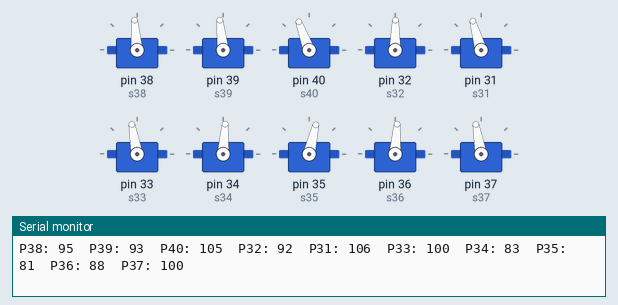
A sketch run on a simulated Arduino Mega 2560, built with avr-gcc and run on an emulated ATmega2560. Shown: 10 × servo, the last lines printed to the serial monitor.

Above: at 2.05 s.
At 4.25 s:
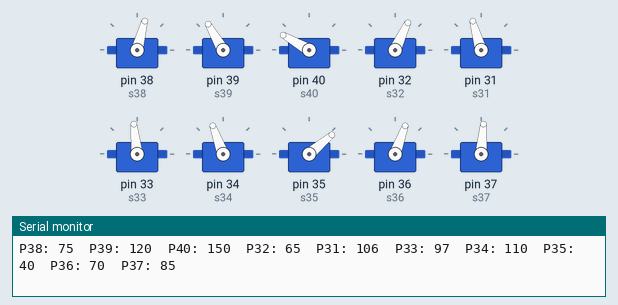
At 6.45 s:
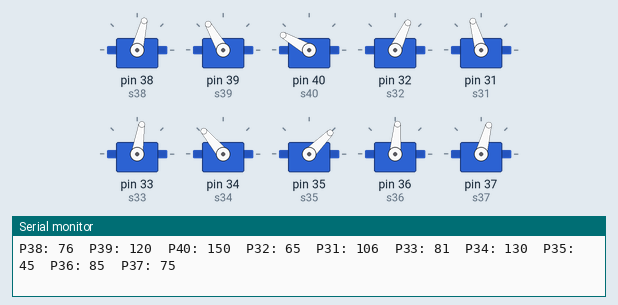
At 10.85 s:
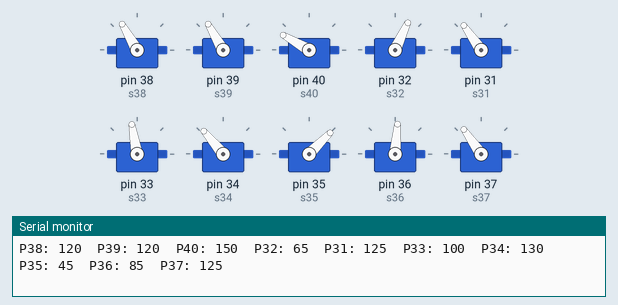
At 15.25 s:
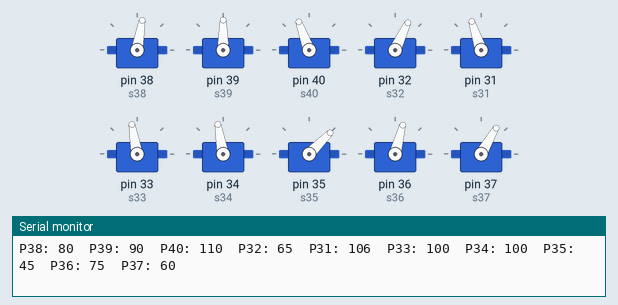
At 19.75 s:
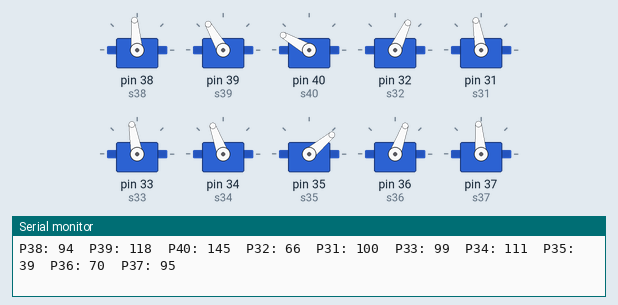
Timing chart, 0 to 25.2 s (numbered marks = the images above):
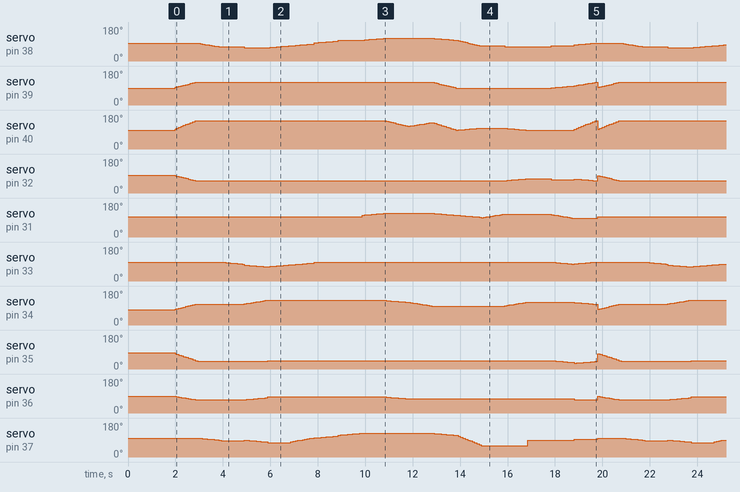

The sketch:

Execute2.ino
```cpp
#include <Servo.h>


Servo s38;
Servo s39;
Servo s40;
Servo s32;
Servo s31;
Servo s33;
Servo s34;
Servo s35;
Servo s36;
Servo s37;

int delayTime = 10;
boolean executable = true;
int fixCount = 10;

void setup() {

  Serial.begin(9600);

  s38.attach(38);
  s39.attach(39);
  s40.attach(40);
  s32.attach(32);
  s31.attach(31);
  s33.attach(33);
  s34.attach(34);
  s35.attach(35);
  s36.attach(36);
  s37.attach(37);

  s38.write(95);
  s39.write(90);
  s40.write(100);
  s32.write(95);
  s31.write(106);
  s33.write(100);
  s34.write(80);
  s35.write(85);
  s36.write(90);
  s37.write(100);

  delay(2000);
}


void loop() {

  while(executable) {

    execute(   95, 90, 100, 95, 106, 100, 80, 85, 90, 100,
               95, 120, 150, 65, 106, 100, 110, 40, 70, 100 );


    execute(   95, 120, 150, 65, 106, 100, 110, 40, 70, 100,
               75, 120, 150, 65, 106, 100, 110, 40, 70, 85 );

    execute(   75, 120, 150, 65, 106, 100, 110, 40, 70, 85,
               70, 120, 150, 65, 106, 85, 110, 40, 70, 90 );

    execute(   70, 120, 150, 65, 106, 85, 110, 40, 70, 90,
               70, 120, 150, 65, 106, 75, 130, 45, 85, 75 );

    execute(   70, 120, 150, 65, 106, 75, 130, 45, 85, 75,
               80, 120, 150, 65, 106, 85, 130, 45, 85, 80 );

    execute(   80, 120, 150, 65, 106, 85, 130, 45, 85, 80,
               95, 120, 150, 65, 106, 100, 130, 45, 85, 100 );

    execute(   95, 120, 150, 65, 106, 100, 130, 45, 85, 100,
               110, 120, 150, 65, 106, 100, 130, 45, 85, 115 );

    execute(   110, 120, 150, 65, 106, 100, 130, 45, 85, 115,
               110, 120, 150, 65, 115, 100, 130, 45, 85, 125 );

    execute(   110, 120, 150, 65, 115, 100, 130, 45, 85, 125,
               120, 120, 150, 65, 125, 100, 130, 45, 85, 125 );

    execute(   120, 120, 150, 65, 125, 100, 130, 45, 85, 125,
               120, 120, 120, 65, 125, 100, 120, 45, 75, 125 ); //INCLINA BASTANTE

    execute(   120, 120, 120, 65, 125, 100, 120, 45, 75, 125,
               120, 120, 140, 65, 125, 100, 100, 45, 75, 125 );

    execute(   120, 120, 140, 65, 125, 100, 100, 45, 75, 125,
               110, 90, 100, 65, 115, 100, 100, 45, 75, 115 );

    execute(   110, 90, 100, 65, 115, 100, 100, 45, 75, 115,
               80, 90, 110, 65, 100, 100, 100, 45, 75, 60 );

    execute(   80, 90, 110, 65, 100, 100, 100, 45, 75, 60,
               80, 90, 110, 65, 120, 100, 100, 45, 75, 60 );

    execute(   75, 90, 110, 65, 120, 100, 100, 45, 75, 60,
               75, 90, 100, 75, 120, 100, 120, 45, 75, 60 );

    execute(   75, 90, 100, 75, 120, 100, 120, 45, 75, 90,
               75, 90, 100, 70, 120, 100, 120, 45, 75, 90 );

    execute(   80, 90, 100, 70, 120, 100, 120, 45, 75, 90,
               85, 100, 100, 75, 100, 90, 120, 30, 70, 95 );

    execute(   85, 100, 100, 75, 100, 90, 120, 30, 70, 95,
               95, 120, 150, 65, 106, 100, 110, 40, 70, 100 );


    //executable = false;
  }

  if(!executable) {

    delay(5000);
    s38.write(95);
    s39.write(90);
    s40.write(100);
    s32.write(95);
    s31.write(106);
    s33.write(100);
    s34.write(80);
    s35.write(85);
    s36.write(90);
    s37.write(100);

  }

}

void execute(
  int p38, int p39, int p40, int p32, int p31, int p33, int p34, int p35, int p36, int p37,
  int g38, int g39, int g40, int g32, int g31, int g33, int g34, int g35, int g36, int g37
) {

  int r38 = (p38 - g38) / fixCount,
      r39 = (p39 - g39) / fixCount,
      r40 = (p40 - g40) / fixCount,
      r32 = (p32 - g32) / fixCount,
      r31 = (p31 - g31) / fixCount,
      r33 = (p33 - g33) / fixCount,
      r34 = (p34 - g34) / fixCount,
      r35 = (p35 - g35) / fixCount,
      r36 = (p36 - g36) / fixCount,
      r37 = (p37 - g37) / fixCount;

  for(int i = 0; i < fixCount; i++) {

    p38 -= r38;
    p39 -= r39;
    p40 -= r40;
    p32 -= r32;
    p31 -= r31;
    p33 -= r33;
    p34 -= r34;
    p35 -= r35;
    p36 -= r36;
    p37 -= r37;

    s38.write(p38);
    s39.write(p39);
    s40.write(p40);
    s32.write(p32);
    s31.write(p31);
    s33.write(p33);
    s34.write(p34);
    s35.write(p35);
    s36.write(p36);
    s37.write(p37);

    Serial.print("P38: ");
    Serial.print(p38);
    Serial.print("  P39: ");
    Serial.print(p39);
    Serial.print("  P40: ");
    Serial.print(p40);
    Serial.print("  P32: ");
    Serial.print(p32);
    Serial.print("  P31: ");
    Serial.print(p31);
    Serial.print("  P33: ");
    Serial.print(p33);
    Serial.print("  P34: ");
    Serial.print(p34);
    Serial.print("  P35: ");
    Serial.print(p35);
    Serial.print("  P36: ");
    Serial.print(p36);
    Serial.print("  P37: ");
    Serial.println(p37);

    delay(delayTime);
  }
  Serial.println("\n");
}
```

Measured:
- by itself, servo on pin 39 (s39): moves between 90° and 120°, repeating every 17.9 s
- by itself, servo on pin 40 (s40): moves between 100° and 150°, repeating every 17.9 s
- by itself, servo on pin 33 (s33): moves between 75° and 100°, repeating every 17.9 s
